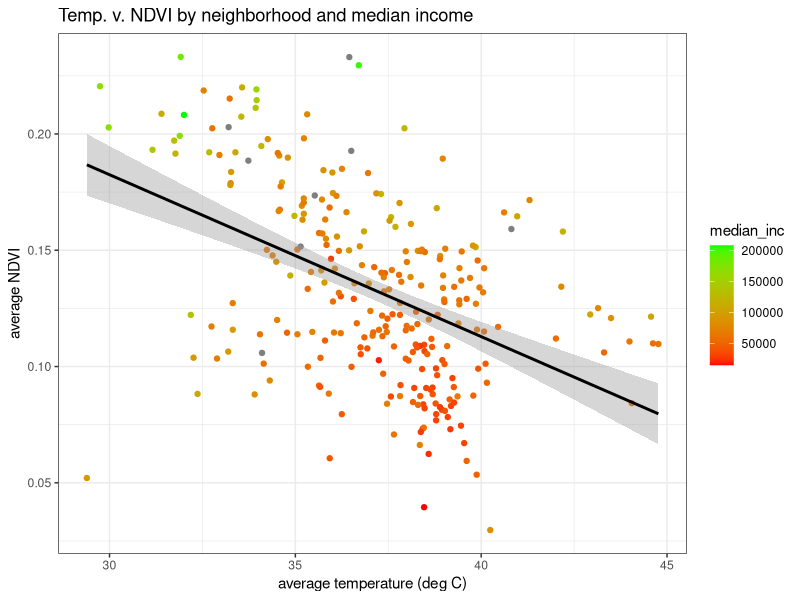
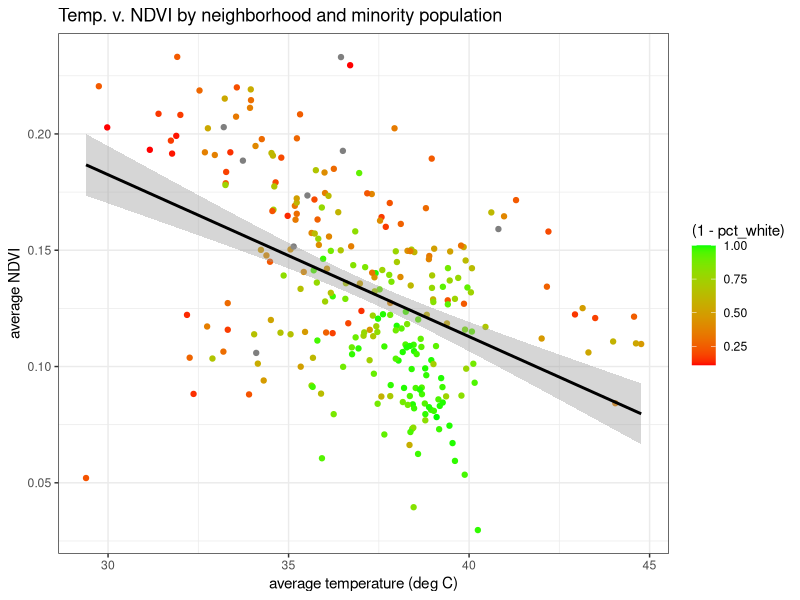

These figures' R source, in order:
## ---- chunk 1
knitr::opts_chunk$set(echo = TRUE)
library(tidyverse)
## ---- chunk 2
knitr::include_graphics("https://media.giphy.com/media/1BFEORh29cfmPzV80F/giphy.gif")
## ---- chunk 3
la <- read.csv("Bren203_F18_LA_Data - Bren203_F18_LA_Data.csv")

## ---- chunk 4
ggplot(la, aes(x=temp_mean, y=ndvi_mean, col=median_inc)) + 
  geom_jitter() + 
  scale_color_gradient(low="red", high="green") + 
  geom_smooth(method=lm, col='black', show.legend = T) + 
  theme_bw() + 
  ggtitle("Temp. v. NDVI by neighborhood and median income") + 
  ylab("average NDVI") + 
  xlab("average temperature (deg C)")

ggplot(la, aes(x=temp_mean, y=ndvi_mean, col=(1-pct_white))) + 
  geom_jitter() + 
  scale_color_gradient(low="red", high="green") + 
  geom_smooth(method=lm, col='black', show.legend = T) + 
  theme_bw() + 
  ggtitle("Temp. v. NDVI by neighborhood and minority population") + 
  ylab("average NDVI") + 
  xlab("average temperature (deg C)")


